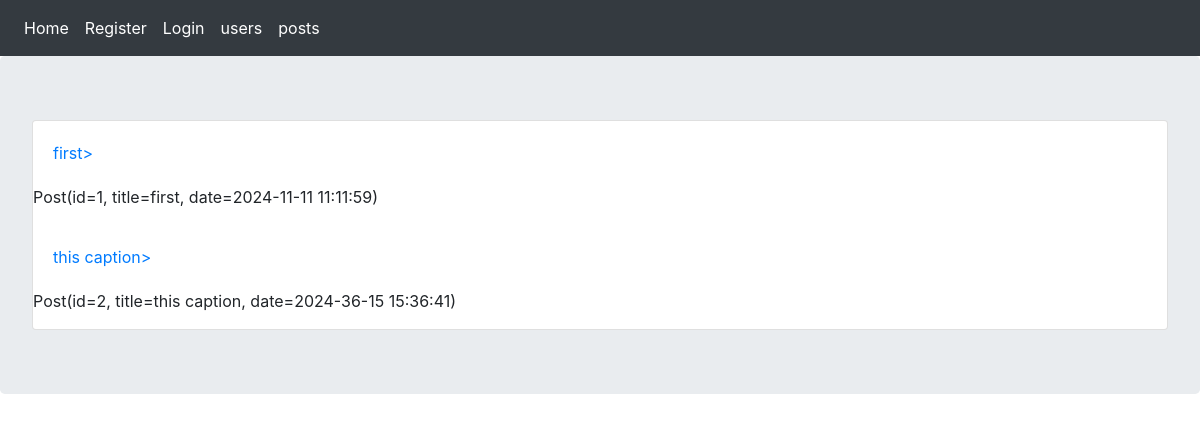
The page /posts on the database its author committed.
### blog/models.py (models this page shows)
class Post(db.Model):
    id = db.Column(db.Integer, primary_key=True)
    title = db.Column(db.String(120), nullable=False)
    date = db.Column(db.DateTime, nullable=False, default=datetime.now)  # اصلاح این خط
    content = db.Column(db.Text, nullable=False)
    user_id = db.Column(db.Integer, db.ForeignKey('user.id'), nullable=False)  # اصلاح ForeignKey
    def __repr__(self):
        date_time = self.date.strftime('%Y-%M-%d %H:%M:%S')
        return f'Post(id={self.id}, title={self.title[:30]}, date={date_time})'

### blog/routes.py (the view)
@app.route('/posts')
def posts():
    posts=Post.query.all()
    return render_template('posts.html',posts=posts)

### blog/templates/posts.html
{% extends 'base.html' %}
{% block content %}
<div class="card">
    {% for post in posts %}
    <a href="{{ url_for('detail', post_id = post.id) }}" class="card-body">{{ post.title }}></a>
    <p>{{ post }}</p>
    {% endfor %}
</div>
{% endblock %}

### rows shown on the page
Post: title "first", date+id+title "Post(id=1, title=first, date=2024-11-11 11:11:59)"
Post: title "this caption", date+id+title "Post(id=2, title=this caption, date=2024-36-15 15:36:41)"
